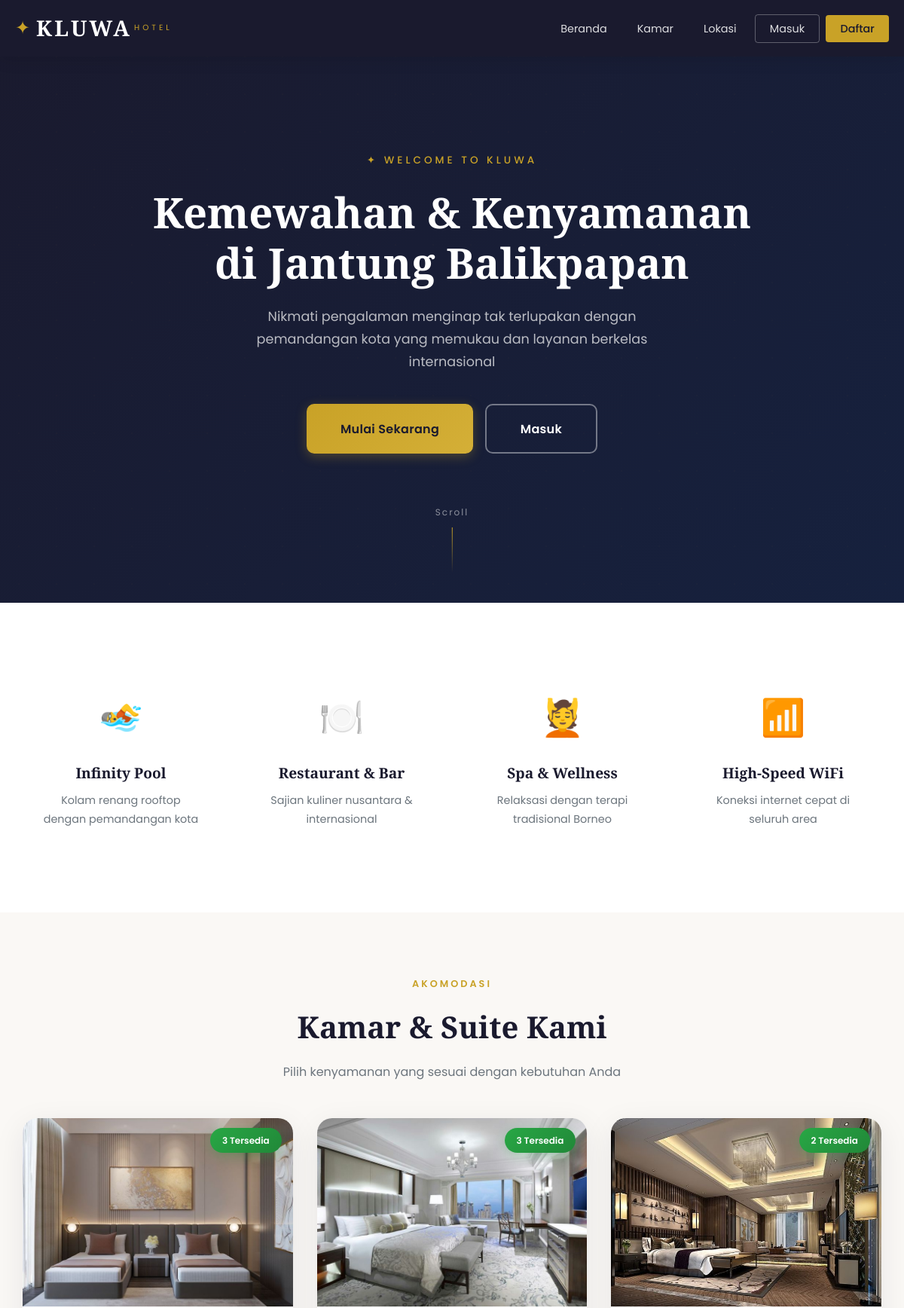
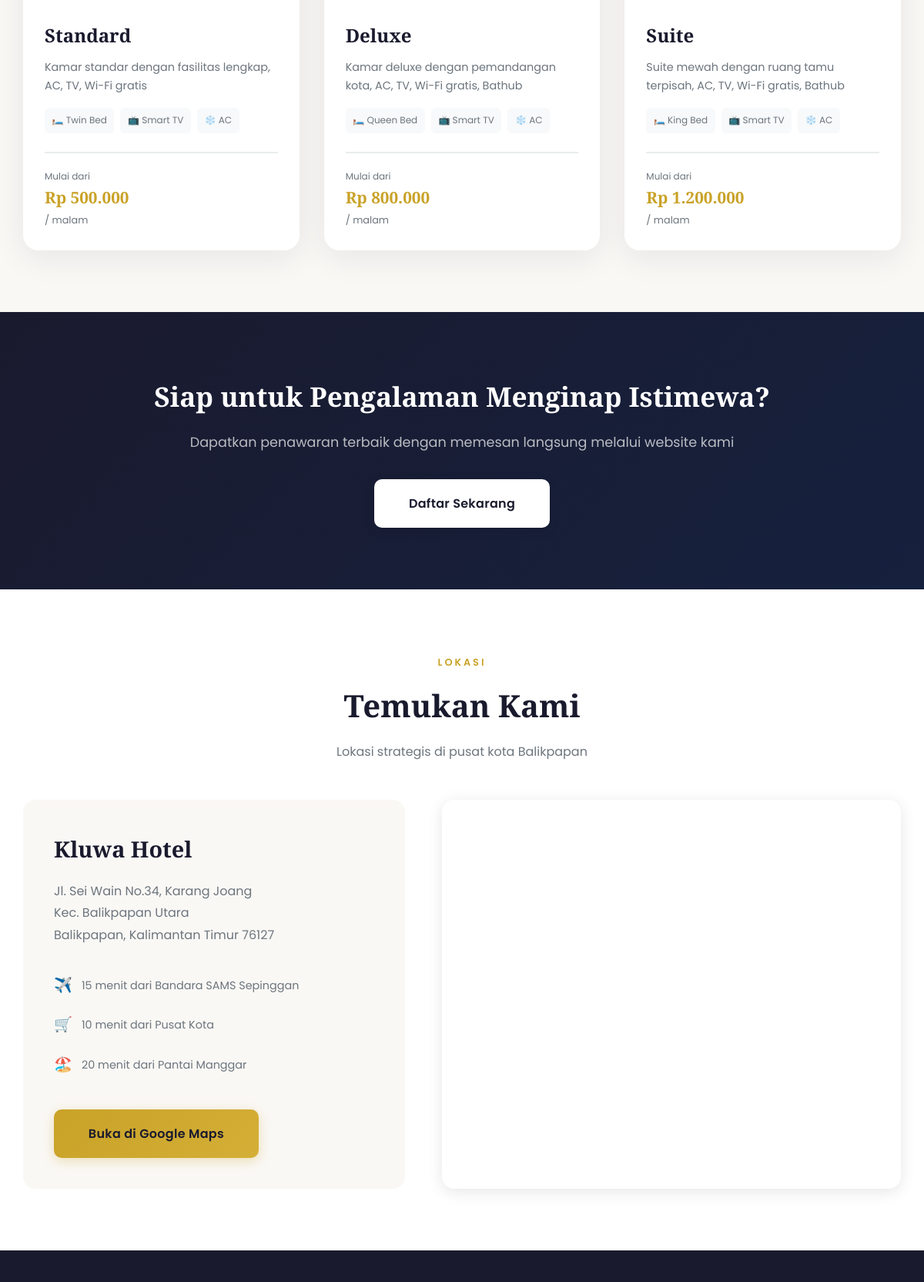
The page / (upper part) on the database its author committed (2 pictures, top to bottom).
### tables this page shows
CREATE TABLE IF NOT EXISTS room_types (
    id INT PRIMARY KEY AUTO_INCREMENT,
    name VARCHAR(100) NOT NULL,
    price DECIMAL(12,2) NOT NULL,
    description TEXT,
    image VARCHAR(255),
    created_at TIMESTAMP DEFAULT CURRENT_TIMESTAMP
);

### controllers/BaseController.php (called while the page is built, shortened)
<?php
class BaseController {
    public function __construct() {
        $database = new Database();
        $this->db = $database->getConnection();
    }
    protected function view($viewPath, $data = []) {
        extract($data);
        include 'views/layouts/header.php';
        include "views/{$viewPath}.php";
        include 'views/layouts/footer.php';
    }
}
?>

### controllers/HomeController.php (called while the page is built, shortened)
<?php
class HomeController extends BaseController {
    private $roomTypeModel;
    public function __construct() {
        $this->roomTypeModel = new Room_type_model($this->db);
    }
    public function index() {
        $roomTypes = $this->roomTypeModel->getAllWithAvailableRooms();
        $this->view('home', ['roomTypes' => $roomTypes]);
    }
}
?>

### helpers.php (called while the page is built, shortened)
<?php
function isLoggedIn() {
    return isset($_SESSION['user_id']);
}
function e($value) {
    return htmlspecialchars($value, ENT_QUOTES, 'UTF-8');
}
function formatRupiah($number) {
    return "Rp " . number_format($number, 0, ',', '.');
}
function url($route = '', $params = []) {
    $base = dirname($_SERVER['SCRIPT_NAME']);
    if ($base === '/' || $base === '\\') $base = '';
    $url = $base . '/index.php' . ($route ? '?route=' . $route : '');
    return $url;
}
function asset($path) {
    $base = dirname($_SERVER['SCRIPT_NAME']);
    if ($base === '/' || $base === '\\') $base = '';
    return $base . '/' . ltrim($path, '/');
}
?>

### config/koneksi.php (called while the page is built)
<?php
class Database {
    private $host = "localhost";
    private $db_name = "kluwa_hotel";
    private $username = "root";
    private $password = "";
    public function getConnection() {
        try {
            $conn = new PDO(
                "mysql:host={$this->host};dbname={$this->db_name}",
                $this->username,
                $this->password,
                [PDO::ATTR_ERRMODE => PDO::ERRMODE_EXCEPTION]
            );
            $conn->exec("SET NAMES utf8");
            return $conn;
        } catch(PDOException $e) {
            die("Connection Error: " . $e->getMessage());
        }
    }
}
?>

### models/Room_type_model.php (called while the page is built, shortened)
<?php
class Room_type_model {
    protected $qb;
    public function __construct($db) {
        $this->qb = new QueryBuilder($db);
    }
    public function getAll() {
        $this->qb->table('room_types');
        return $this->qb->get();
    }
    public function getAllWithAvailableRooms() {
        $roomTypes = $this->getAll();
        foreach ($roomTypes as $index => $type) {
            $this->qb->table('rooms');
            $this->qb->where('room_type_id', '=', $type['id']);
            $this->qb->where('status', '=', 'Available');
            $roomTypes[$index]['available_rooms'] = $this->qb->count();
        }
        return $roomTypes;
    }
}
?>

### models/QueryBuilder.php (called while the page is built, shortened)
<?php
class QueryBuilder {
    protected $db;
    protected $table;
    protected $selects = ['*'];
    protected $wheres = [];
    protected $bindings = [];
    protected $binding_counter = 0;
    public function __construct(PDO $db) {
        $this->db = $db;
    }
    protected function newQuery(): self {
        $this->selects = ['*'];
        $this->wheres = [];
        $this->limit = null;
        $this->offset = null;
        $this->bindings = [];
        $this->binding_counter = 0;
        return $this;
    }
    public function table(string $table): self {
        $this->table = $table;
        return $this;
    }
    public function where(string $column, string $operator, $value): self {
        $placeholder = $this->addBinding($value);
        $this->wheres[] = ['type' => 'AND', 'query' => "$column $operator $placeholder"];
        return $this;
    }
    protected function addBinding($value): string {
        $this->binding_counter++;
        $placeholder = ':b' . $this->binding_counter;
        $this->bindings[$placeholder] = $value;
        return $placeholder;
    }
    protected function compileWheres(array $wheres, bool $isGrouped = false): string {
        $sql = '';
        foreach ($wheres as $i => $where) {
            $prefix = ($i == 0 || $isGrouped && $i == 0) ? '' : $where['type'] . ' ';
            $sql .= $prefix . $where['query'] . ' ';
        }
        return trim($sql);
    }
    protected function buildSelectQuery(): string {
        $sql = "SELECT " . implode(', ', $this->selects) . " FROM " . $this->table;
        if (!empty($this->wheres)) {
            $sql .= " WHERE " . $this->compileWheres($this->wheres);
        }
        return $sql;
    }
    public function get(): array {
        $stmt = $this->db->prepare($this->buildSelectQuery());
        $stmt->execute($this->bindings);
        return $stmt->fetchAll(PDO::FETCH_ASSOC);
    }
    public function count(string $column = '*'): int {
        $this->selects = ["COUNT($column) as total"];
        $this->limit = null;
        $this->offset = null;
        $stmt = $this->db->prepare($this->buildSelectQuery());
        $stmt->execute($this->bindings);
        return (int) $stmt->fetchColumn();
    }
}
?>

### views/home.php (the view, shortened to what this page needs)
<section class="hero-section">
    <div class="hero-content">
        <span class="hero-badge">✦ WELCOME TO KLUWA</span>
        <h1 class="hero-title">Kemewahan & Kenyamanan<br>di Jantung Balikpapan</h1>
        <p class="hero-subtitle">Nikmati pengalaman menginap tak terlupakan dengan pemandangan kota yang memukau dan layanan berkelas internasional</p>
        <?php if (!isLoggedIn()): ?>
            <div class="hero-actions">
                <a href="<?php echo url('auth/register'); ?>" class="btn btn-primary btn-lg">Mulai Sekarang</a>
                <a href="<?php echo url('auth/login'); ?>" class="btn btn-outline btn-lg">Masuk</a>
            </div>
        <?php endif; ?>
    </div>
    <div class="hero-scroll-indicator">
        <span>Scroll</span>
    </div>
</section>
<section class="features-section">
    <div class="container">
        <div class="features-grid">
            <div class="feature-item">
                <div class="feature-icon">🏊</div>
                <h3>Infinity Pool</h3>
                <p>Kolam renang rooftop dengan pemandangan kota</p>
            </div>
            <div class="feature-item">
                <div class="feature-icon">🍽️</div>
                <h3>Restaurant & Bar</h3>
                <p>Sajian kuliner nusantara & internasional</p>
            </div>
            <div class="feature-item">
                <div class="feature-icon">💆</div>
                <h3>Spa & Wellness</h3>
                <p>Relaksasi dengan terapi tradisional Borneo</p>
            </div>
            <div class="feature-item">
                <div class="feature-icon">📶</div>
                <h3>High-Speed WiFi</h3>
                <p>Koneksi internet cepat di seluruh area</p>
            </div>
        </div>
    </div>
</section>
<section class="rooms-section" id="rooms-section">
    <div class="container">
        <div class="section-header">
            <span class="section-badge">AKOMODASI</span>
            <h2 class="section-title">Kamar & Suite Kami</h2>
            <p class="section-subtitle">Pilih kenyamanan yang sesuai dengan kebutuhan Anda</p>
        </div>
        <?php if (!empty($roomTypes)): ?>
            <div class="room-types-grid">
                <?php foreach ($roomTypes as $type): ?>
                    <div class="room-type-card">
                        <div class="room-image-wrapper">
                            <?php if (!empty($type['image'])): ?>
                                <img src="<?php echo asset('uploads/' . $type['image']); ?>" alt="<?php echo e($type['name']); ?>" class="room-image">
                            <?php else: ?>
                                <div class="room-image-placeholder">
                                    <span class="placeholder-icon">🛏️</span>
                                </div>
                            <?php endif; ?>
                            <div class="room-badge">
                                <?php if ($type['available_rooms'] > 0): ?>
                                    <span class="badge-available"><?php echo $type['available_rooms']; ?> Tersedia</span>
                                <?php else: ?>
                                    <span class="badge-soldout">Penuh</span>
                                <?php endif; ?>
                            </div>
                        </div>
                        <div class="room-info">
                            <h3 class="room-name"><?php echo e($type['name']); ?></h3>
                            <?php if (!empty($type['description'])): ?>
                                <p class="room-description"><?php echo e($type['description']); ?></p>
                            <?php endif; ?>
                            <div class="room-amenities">
                                <?php
                                $bedTypes = [
                                    'standard' => '🛏️ Twin Bed',
                                    'deluxe' => '🛏️ Queen Bed',
                                    'suite' => '🛏️ King Bed'
                                ];
                                $bedType = $bedTypes[strtolower($type['name'])] ?? '🛏️ King Bed';
                                ?>
                                <span class="amenity"><?php echo $bedType; ?></span>
                                <span class="amenity">📺 Smart TV</span>
                                <span class="amenity">❄️ AC</span>
                            </div>
                            <div class="room-footer">
                                <div class="room-price">
                                    <span class="price-label">Mulai dari</span>
                                    <span class="price-value"><?php echo formatRupiah($type['price']); ?></span>
                                    <span class="price-period">/ malam</span>
                                </div>
                            </div>
                        </div>
                    </div>
                <?php endforeach; ?>
            </div>
        <?php endif; ?>
    </div>
</section>
<section class="cta-section">
    <div class="container">
        <div class="cta-content">
            <h2>Siap untuk Pengalaman Menginap Istimewa?</h2>
            <p>Dapatkan penawaran terbaik dengan memesan langsung melalui website kami</p>
            <?php if (!isLoggedIn()): ?>
                <a href="<?php echo url('auth/register'); ?>" class="btn btn-white btn-lg">Daftar Sekarang</a>
            <?php else: ?>
                <a href="<?php echo url('booking/search'); ?>" class="btn btn-white btn-lg">Pesan Sekarang</a>
            <?php endif; ?>
        </div>
    </div>
</section>
<section class="location-section" id="location-section">
    <div class="container">
        <div class="section-header">
            <span class="section-badge">LOKASI</span>
            <h2 class="section-title">Temukan Kami</h2>
            <p class="section-subtitle">Lokasi strategis di pusat kota Balikpapan</p>
        </div>
        <div class="location-content">
            <div class="location-info">
                <div class="location-card">
                    <h3>Kluwa Hotel</h3>
                    <p class="address">
                        Jl. Sei Wain No.34, Karang Joang<br>
                        Kec. Balikpapan Utara<br>
                        Balikpapan, Kalimantan Timur 76127
                    </p>
                    <div class="location-details">
                        <div class="detail-item">
                            <span class="detail-icon">✈️</span>
                            <span>15 menit dari Bandara SAMS Sepinggan</span>
                        </div>
                        <div class="detail-item">
                            <span class="detail-icon">🛒</span>
                            <span>10 menit dari Pusat Kota</span>
                        </div>
                        <div class="detail-item">
                            <span class="detail-icon">🏖️</span>
                            <span>20 menit dari Pantai Manggar</span>
                        </div>
                    </div>
                    <a href="https://maps.app.goo.gl/oo53Xse7tFfUZeDW9" target="_blank" class="btn btn-primary btn-lg">
                        Buka di Google Maps
                    </a>
                </div>
            </div>
            <div class="location-map">
                <iframe
                    src="https://maps.google.com/maps?q=Jl.+Sei+Wain+No.34,+Karang+Joang,+Balikpapan&z=18&output=embed"
                    width="100%"
                    height="100%"
                    style="border:0; border-radius: 12px;"
                    allowfullscreen=""
                    loading="lazy"
                    class="google-map-iframe">
                </iframe>
            </div>
        </div>
    </div>
</section>

### rows shown on the page
room_types: image (picture), available_rooms "3", name "Standard", description "Kamar standar dengan fasilitas lengkap, AC, TV, Wi-Fi gratis", name "🛏️ Twin Bed", price "Rp 500.000"
room_types: image (picture), available_rooms "3", name "Deluxe", description "Kamar deluxe dengan pemandangan kota, AC, TV, Wi-Fi gratis, Bathub", name "🛏️ Queen Bed", price "Rp 800.000"
room_types: image (picture), available_rooms "2", name "Suite", description "Suite mewah dengan ruang tamu terpisah, AC, TV, Wi-Fi gratis, Bathub", name "🛏️ King Bed", price "Rp 1.200.000"
